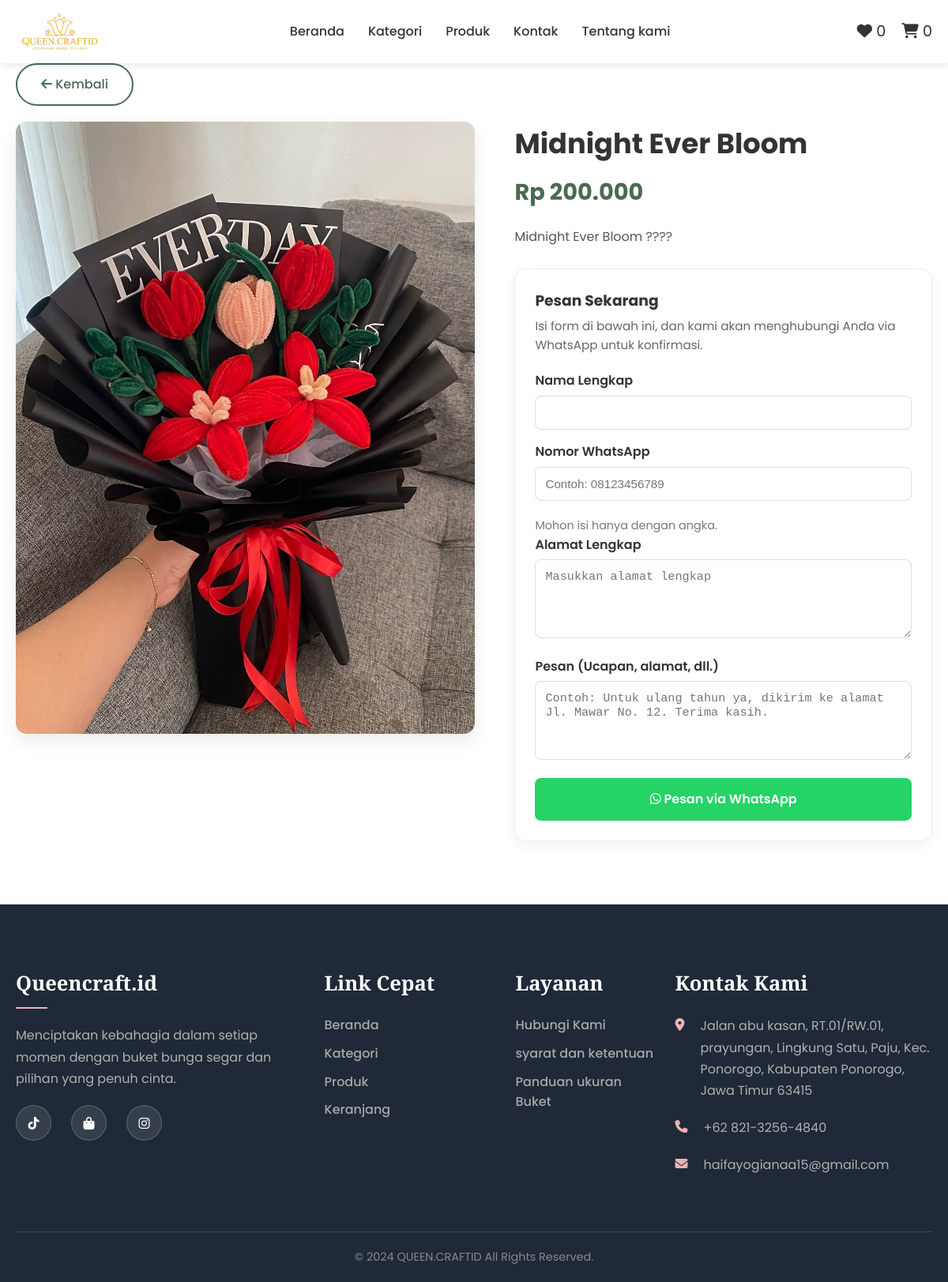
/detail.php?id=35, run on the app's committed database.
### tables this page shows
CREATE TABLE `products` (
  `id` int(11) NOT NULL,
  `category_id` int(11) NOT NULL,
  `name` varchar(255) NOT NULL,
  `slug` varchar(255) NOT NULL,
  `description` text NOT NULL,
  `price` decimal(10,2) NOT NULL,
  `image_url` varchar(255) NOT NULL,
  `stock` int(11) NOT NULL DEFAULT 0,
  `is_featured` tinyint(1) NOT NULL DEFAULT 0,
  `status` enum('active','inactive','out_of_stock') NOT NULL DEFAULT 'active',
  `has_tiered_pricing` tinyint(1) NOT NULL DEFAULT 0,
  `sheet_1_min` int(11) DEFAULT NULL,
  `sheet_1_max` int(11) DEFAULT NULL,
  `price_1` decimal(10,2) DEFAULT NULL,
  `sheet_2_min` int(11) DEFAULT NULL,
  `sheet_2_max` int(11) DEFAULT NULL,
  `price_2` decimal(10,2) DEFAULT NULL,
  `sheet_3_min` int(11) DEFAULT NULL,
  `sheet_3_max` int(11) DEFAULT NULL,
  `price_3` decimal(10,2) DEFAULT NULL,
  `sheet_4_min` int(11) DEFAULT NULL,
  `sheet_4_max` int(11) DEFAULT NULL,
  `price_4` decimal(10,2) DEFAULT NULL,
  `sheet_5_min` int(11) DEFAULT NULL,
  `sheet_5_max` int(11) DEFAULT NULL,
  `price_5` decimal(10,2) DEFAULT NULL,
  `sheet_6_min` int(11) DEFAULT NULL,
  `sheet_6_max` int(11) DEFAULT NULL,
  `price_6` decimal(10,2) DEFAULT NULL,
  `created_at` timestamp NOT NULL DEFAULT current_timestamp()
);

### includes/functions.php (called while the page is built, shortened)
<?php
function escape($string) {
    return htmlspecialchars($string, ENT_QUOTES, 'UTF-8');
}
?>

### detail.php (the view, shortened to what this page needs)
<?php
require_once 'includes/db.php';
require_once 'includes/functions.php';
 $product_id = $_GET['id'];
 $stmt = $pdo->prepare("
    SELECT p.*, c.name as category_name
    FROM products p
    JOIN categories c ON p.category_id = c.id
    WHERE p.id = ?
");
 $stmt->execute([$product_id]);
 $product = $stmt->fetch(PDO::FETCH_ASSOC);
?>
<?php include 'includes/header.php'; ?>
<main class="section-padding">
    <div class="container">
        <a href="javascript:history.back()" class="btn-secondary" style="margin-bottom: 20px;"><i class="fas fa-arrow-left"></i> Kembali</a>
        <div class="product-detail-container">
            <div class="product-detail-image">
                <img src="assets/images/uploads/<?php echo escape($product['image_url']); ?>" alt="<?php echo escape($product['name']); ?>">
            </div>
            <div class="product-detail-info">
                <h1><?php echo escape($product['name']); ?></h1>
                <div id="normal-price-container" class="price">Rp <?php echo number_format($product['price'], 0, ',', '.'); ?></div>
                <p class="description"><?php echo nl2br(escape($product['description'])); ?></p>
                <div class="order-form">
                    <h3>Pesan Sekarang</h3>
                    <p>Isi form di bawah ini, dan kami akan menghubungi Anda via WhatsApp untuk konfirmasi.</p>
                    <form id="orderForm">
                        <label for="cust_name">Nama Lengkap</label>
                        <input type="text" id="cust_name" required>
                       <label for="cust_phone">Nomor WhatsApp</label>
                        <input
                            type="tel"
                            id="cust_phone"
                            name="cust_phone"
                            placeholder="Contoh: 08123456789"
                            required>
                        <small style="color: var(--light-text); font-size: 0.9rem; display: block; margin-top: 5px;">Mohon isi hanya dengan angka.</small>
                        <label for="cust_address">Alamat Lengkap</label>
                        <textarea id="cust_address" required placeholder="Masukkan alamat lengkap"></textarea>
                        <label for="cust_message">Pesan (Ucapan, alamat, dll.)</label>
                        <textarea id="cust_message" placeholder="Contoh: Untuk ulang tahun ya, dikirim ke alamat Jl. Mawar No. 12. Terima kasih."></textarea>
                        <?php if ($product['stock'] == 0 || $product['status'] === 'out_of_stock'): ?>
                            <button type="button" class="whatsapp-order-btn" disabled style="background-color: #ccc; cursor: not-allowed;">
                                <i class="fab fa-whatsapp"></i> Produk Habis
                            </button>
                        <?php else: ?>
                            <a href="#" id="whatsappBtn" class="whatsapp-order-btn">
                                <i class="fab fa-whatsapp"></i> Pesan via WhatsApp
                            </a>
                        <?php endif; ?>
                    </form>
                </div>
            </div>
        </div>
    </div>
</main>
<?php include 'includes/footer.php'; ?>

### assets/css/style.css (style rules this page uses)
:root { --primary-color: #E8B4B8; --secondary-color: #4A6A52; --accent-color: #F5F5F5; --text-color: #333; --light-text: #777; --white-color: #fff; --font-heading: 'Playfair Display', serif; --font-body: 'Poppins', sans-serif; --container-width: 1200px; --transition: all 0.3s ease; }
* { margin: 0; padding: 0; box-sizing: border-box; }
html { scroll-behavior: smooth; }
body { font-family: var(--font-body); line-height: 1.6; color: var(--text-color); background-color: var(--white-color); }
.container { max-width: var(--container-width); margin: 0 auto; padding: 0 20px; }
.section-padding { padding: 80px 0; }
.cta-button, .btn-primary, .btn-secondary { display: inline-block; padding: 12px 30px; border-radius: 50px; text-decoration: none; font-weight: 500; transition: var(--transition); border: none; cursor: pointer; font-size: 1rem; }
.btn-secondary { background-color: transparent; color: var(--secondary-color); border: 2px solid var(--secondary-color); }
img { max-width: 100%; height: auto; display: block; }

### detail.php (style rules this page uses)
.product-detail-container { display: grid; grid-template-columns: 1.1fr 1fr; gap: 50px; align-items: flex-start; }
.product-detail-image img { width: 100%; border-radius: 14px; object-fit: cover; box-shadow: 0 10px 25px rgba(0,0,0,0.08); transition: 0.3s; }
.product-detail-info h1 { font-size: 2.2rem; margin-bottom: 10px; }
.product-detail-info .price { font-size: 1.8rem; font-weight: 700; color: var(--secondary-color); margin: 10px 0 20px; }
.product-detail-info .description { line-height: 1.8; color: #555; margin-bottom: 25px; }
.order-form { background: #ffffff; border-radius: 14px; padding: 25px; border: 1px solid #eee; box-shadow: 0 6px 18px rgba(0,0,0,0.05); }
.order-form h3 { margin-bottom: 5px; }
.order-form p { font-size: 0.95rem; color: #666; margin-bottom: 20px; }
.order-form label { font-weight: 600; display: block; margin-bottom: 6px; }
.order-form input, .order-form textarea, .order-form select { width: 100%; padding: 12px; border-radius: 8px; border: 1px solid #ddd; margin-bottom: 15px; font-size: 0.95rem; }
.order-form textarea { min-height: 100px; resize: vertical; }
.whatsapp-order-btn { display: block; width: 100%; background: #25D366; color: white; text-align: center; padding: 14px; border-radius: 8px; font-weight: 600; text-decoration: none; transition: 0.2s; }

### data on the page
products: image_url (picture), name "Midnight Ever Bloom", price "200.000", description "Midnight Ever Bloom ????"
